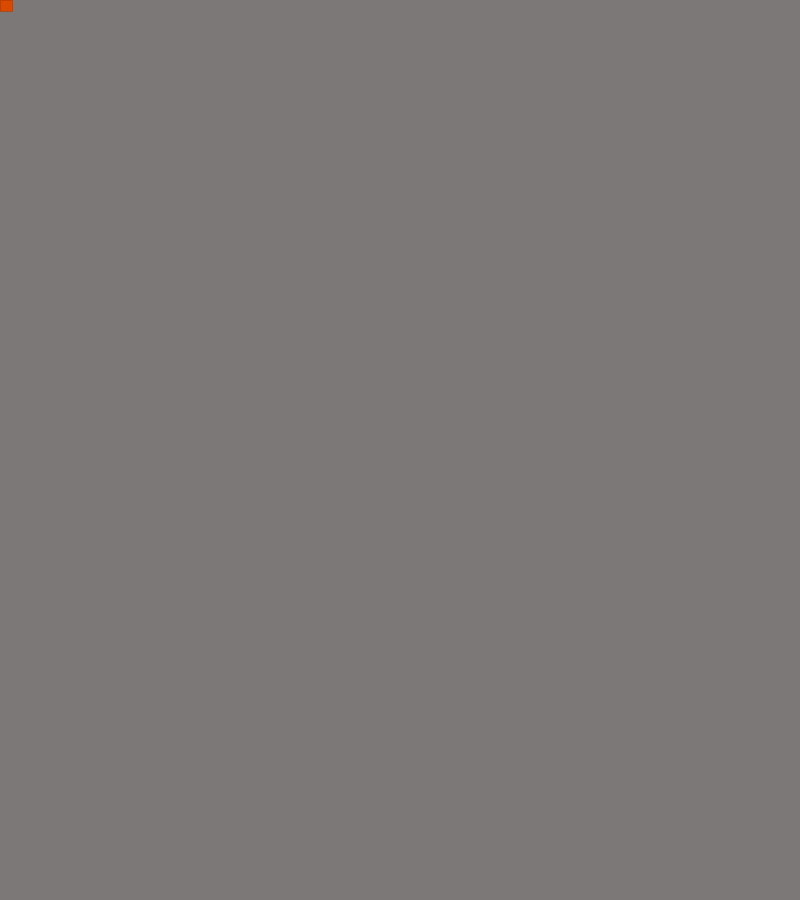
Frame 1 (no input)
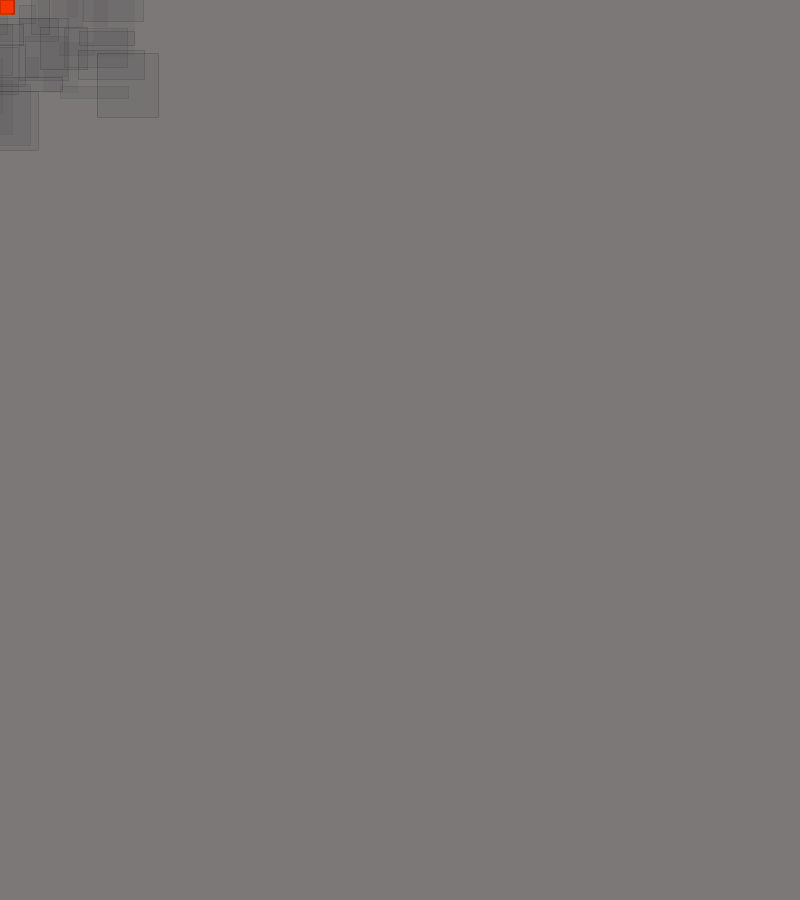
Frame 60 (the mouse pressed at the canvas centre just before this capture)
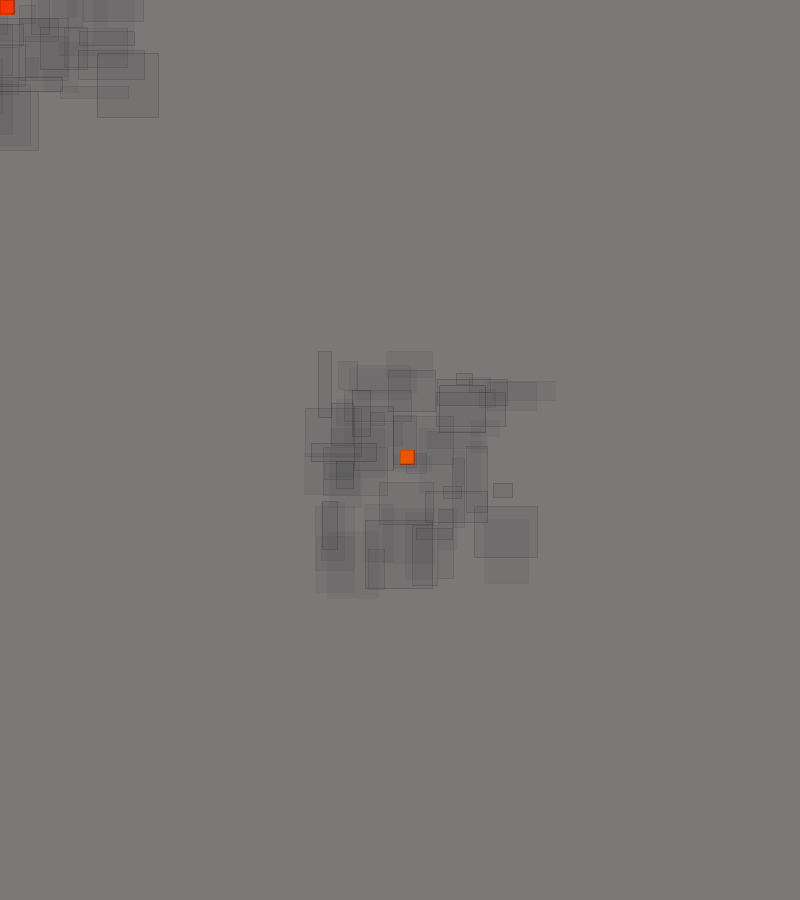
Frame 120 (the mouse held since frame 60 and released just before this capture)

The Processing sketch that drew these frames (run headless with seeded random() and noise(); from frame 60 on, the mouse is pressed at the canvas centre):

// Processing sketch: processing_169581
// ── processing_169581.pde

void setup () {
 size(800, 900);
 background(#7c7878);
}

void draw () {
  if (keyPressed == true) {
    background(#7c7878);
  } else {
      if (mouseButton == LEFT) {
        noStroke();
        frameRate(200);
        fill(random(200, 255), random(50, 102), 0);
        rect(mouseX, mouseY, 50, 50);
       
      } else if (mouseButton == RIGHT) {
        noStroke();
        frameRate(200);
        fill(0, random(10, 51), random(50, 102));
        rect(mouseX, mouseY, 50, 50);
        
      } else if (mouseButton == CENTER) {
        stroke(0, random(0,50));
        fill(0, random(10, 51), random(50, 102));     
        rect(mouseX, mouseY, random(10, 15), random(10, 15));
        fill(70, 70, 70, 30);
        rect(mouseX + random(-100,100), mouseY + random(-100, 100), random(10, 70), random(10, 70));
        
      } else {
        stroke(0, random(0, 50));
        frameRate(15);
        fill(70, 70, 70, 30);
        rect(mouseX + random(-100,100), mouseY + random(-100, 100), random(10, 70), random(10, 70));
        fill(random(200, 255), random(50, 102), 0);
        rect(mouseX, mouseY, random(10, 15), random(10, 15));
      }
  }
}
